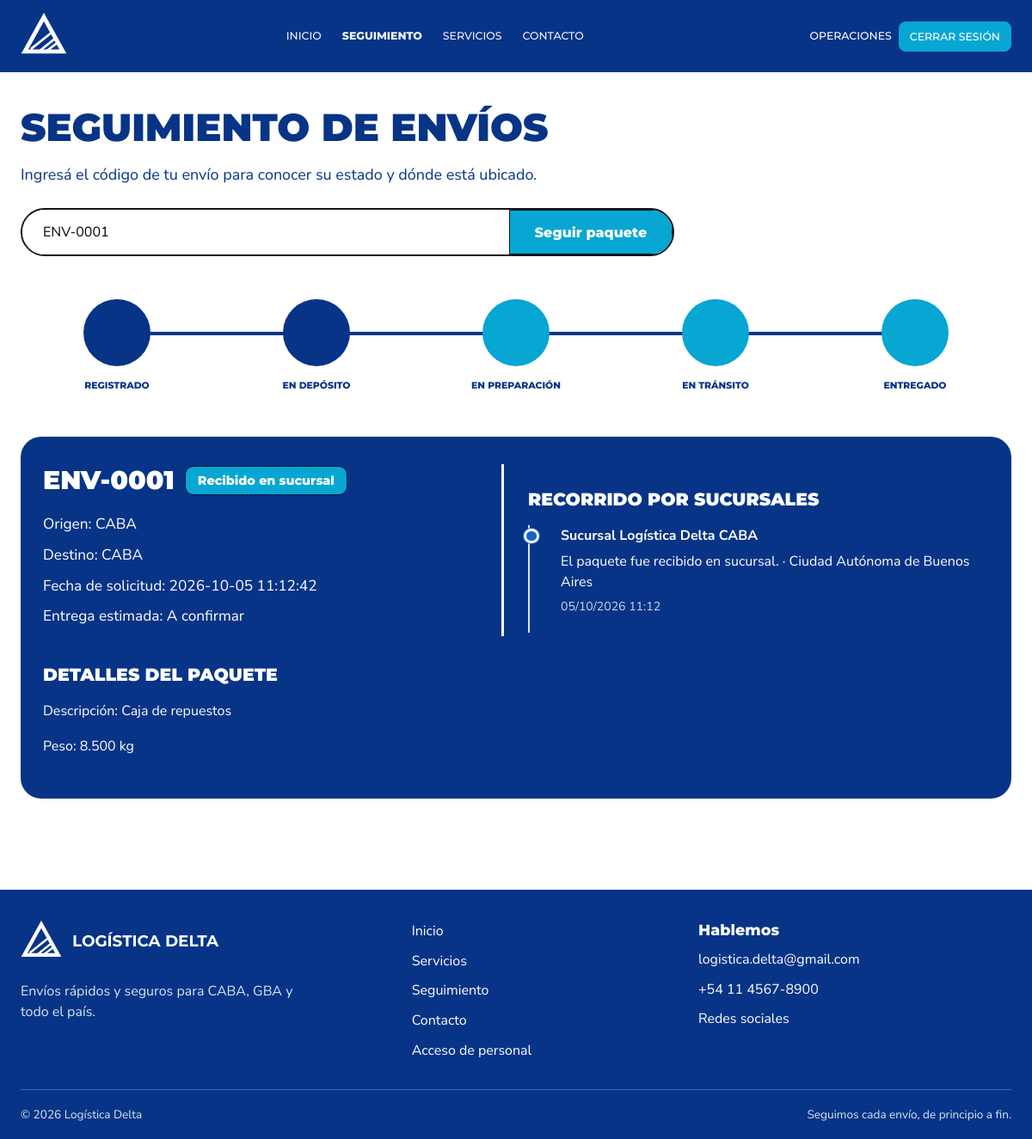
Screenshot of /seguimiento.php?codigo=ENV-0001 (signed in) with the database file from the repository.
### tables this page shows
CREATE TABLE `envios` (
  `id_envio` int(11) NOT NULL,
  `codigo_envio` varchar(20) NOT NULL,
  `id_cliente` int(11) NOT NULL,
  `id_remitente` int(11) NOT NULL,
  `id_destinatario` int(11) NOT NULL,
  `id_paquete` int(11) NOT NULL,
  `estado` enum('REGISTRADO','RECIBIDO_DEPOSITO','PREPARADO','EN_TRANSITO','EN_REPARTO','ENTREGADO','NO_ENTREGADO','DEVUELTO','EXTRAVIADO','CANCELADO') NOT NULL DEFAULT 'REGISTRADO',
  `id_zona_destino` int(11) NOT NULL,
  `id_tarifa_aplicada` int(11) DEFAULT NULL,
  `precio_final` decimal(12,2) DEFAULT NULL,
  `id_ruta` int(11) DEFAULT NULL,
  `orden_parada` int(11) DEFAULT NULL,
  `fecha_solicitud` datetime NOT NULL DEFAULT current_timestamp(),
  `fecha_entrega_estimada` date DEFAULT NULL,
  `id_usuario_registro` int(11) NOT NULL,
  `activo` tinyint(1) NOT NULL DEFAULT 1
);

CREATE TABLE `contactos` (
  `id_contacto` int(11) NOT NULL,
  `tipo` enum('REMITENTE','DESTINATARIO') NOT NULL,
  `nombre` varchar(120) NOT NULL,
  `telefono` varchar(30) DEFAULT NULL,
  `email` varchar(120) DEFAULT NULL,
  `direccion` varchar(200) NOT NULL,
  `id_zona` int(11) DEFAULT NULL,
  `id_cliente` int(11) DEFAULT NULL
);

CREATE TABLE `movimientos_seguimiento` (
  `id_movimiento` int(11) NOT NULL AUTO_INCREMENT,
  `id_envio` int(11) NOT NULL,
  `sucursal` varchar(100) NOT NULL,
  `provincia` varchar(80) NOT NULL,
  `detalle` varchar(255) NOT NULL,
  `fecha_hora` datetime NOT NULL DEFAULT current_timestamp(),
  PRIMARY KEY (`id_movimiento`),
  KEY `idx_seguimiento_envio_fecha` (`id_envio`, `fecha_hora`),
  CONSTRAINT `fk_seguimiento_envio` FOREIGN KEY (`id_envio`) REFERENCES `envios` (`id_envio`)
);

CREATE TABLE `paquetes` (
  `id_paquete` int(11) NOT NULL,
  `codigo` varchar(20) NOT NULL,
  `descripcion` varchar(255) DEFAULT NULL,
  `peso_kg` decimal(10,3) NOT NULL,
  `largo_cm` decimal(10,2) DEFAULT NULL,
  `ancho_cm` decimal(10,2) DEFAULT NULL,
  `alto_cm` decimal(10,2) DEFAULT NULL,
  `cantidad_bultos` int(11) NOT NULL DEFAULT 1,
  `tipo_mercaderia` varchar(80) NOT NULL,
  `valor_declarado` decimal(12,2) DEFAULT NULL,
  `es_fragil` tinyint(1) NOT NULL DEFAULT 0,
  `fecha_registro` datetime NOT NULL DEFAULT current_timestamp()
);

### app/helpers/funciones.php (called while the page is built, shortened)
<?php
function limpiar($valor): string
{
    return htmlspecialchars((string) $valor, ENT_QUOTES, 'UTF-8');
}
function estadoLegible(string $estado): string
{
    $estados = [
        'REGISTRADO' => 'Envío registrado', 'RECIBIDO_DEPOSITO' => 'Recibido en sucursal',
        'PREPARADO' => 'Preparado para salir', 'EN_TRANSITO' => 'En tránsito',
        'EN_REPARTO' => 'En camino a destino', 'ENTREGADO' => 'Entregado',
        'NO_ENTREGADO' => 'No se pudo entregar', 'DEVUELTO' => 'Devuelto al remitente',
        'EXTRAVIADO' => 'En revisión', 'CANCELADO' => 'Cancelado',
    ];
    return $estados[$estado] ?? 'En proceso';
}

### app/config/Conexion.php (called while the page is built)
<?php
class Conexion
{
    private string $host = 'localhost';
    private string $dbName = 'logistica_delta';
    private string $usuario = 'root';
    private string $password = '';
    private ?PDO $conexion = null;
    public function conectar(): PDO
    {
        if ($this->conexion === null) {
            $dsn = "mysql:host={$this->host};dbname={$this->dbName};charset=utf8mb4";
            $this->conexion = new PDO($dsn, $this->usuario, $this->password);
            $this->conexion->setAttribute(PDO::ATTR_ERRMODE, PDO::ERRMODE_EXCEPTION);
            $this->conexion->setAttribute(PDO::ATTR_DEFAULT_FETCH_MODE, PDO::FETCH_ASSOC);
        }
        return $this->conexion;
    }
}

### app/dao/EnvioDAO.php (called while the page is built, shortened)
<?php
require_once __DIR__ . '/../config/Conexion.php';
class EnvioDAO
{
    private PDO $db;
    public function __construct(?PDO $db = null)
    {
        $this->db = $db ?? (new Conexion())->conectar();
    }
    public function obtenerParaSeguimiento(string $codigo): ?array
    {
        $sql = "SELECT e.id_envio, e.codigo_envio, e.estado, remitente.direccion AS origen,
                       destinatario.direccion AS destino, paquete.codigo AS codigo_paquete,
                       paquete.descripcion AS descripcion_paquete, paquete.peso_kg,
                       e.fecha_solicitud, e.fecha_entrega_estimada
                FROM envios e
                INNER JOIN contactos remitente ON remitente.id_contacto = e.id_remitente
                INNER JOIN contactos destinatario ON destinatario.id_contacto = e.id_destinatario
                INNER JOIN paquetes paquete ON paquete.id_paquete = e.id_paquete
                WHERE (e.codigo_envio = :codigo_envio OR paquete.codigo = :codigo_paquete)
                  AND e.activo = 1 LIMIT 1";
        $stmt = $this->db->prepare($sql);
        $stmt->execute(['codigo_envio' => $codigo, 'codigo_paquete' => $codigo]);
        $envio = $stmt->fetch();
        return $envio ?: null;
    }
}

### app/dao/MovimientoSeguimientoDAO.php (called while the page is built, shortened)
<?php
require_once __DIR__ . '/../config/Conexion.php';
class MovimientoSeguimientoDAO
{
    private PDO $db;
    public function __construct(?PDO $db = null)
    {
        $this->db = $db ?? (new Conexion())->conectar();
    }
    public function obtenerPorEnvio(int $idEnvio): array
    {
        $stmt = $this->db->prepare("SELECT sucursal, provincia, detalle, fecha_hora
                                    FROM movimientos_seguimiento
                                    WHERE id_envio = :id_envio
                                    ORDER BY fecha_hora, id_movimiento");
        $stmt->execute(['id_envio' => $idEnvio]);
        return $stmt->fetchAll();
    }
}

### public/seguimiento.php (the view, shortened to what this page needs)
<?php
require_once __DIR__ . '/../app/helpers/funciones.php';
require_once __DIR__ . '/../app/dao/EnvioDAO.php';
require_once __DIR__ . '/../app/dao/MovimientoSeguimientoDAO.php';
$codigo = strtoupper(trim($_POST['codigo'] ?? $_GET['codigo'] ?? ''));
$envio = null;
$movimientos = [];
if ($_SERVER['REQUEST_METHOD'] === 'POST' || isset($_GET['codigo'])) {
    if (!preg_match('/^[A-Z0-9-]{4,20}$/', $codigo)) {
        $error = 'Ingresá un código válido para buscar el paquete.';
    } else {
        try {
            $envio = (new EnvioDAO())->obtenerParaSeguimiento($codigo);
            if (!$envio) {
                $error = 'No encontramos un envío con ese código. Revisá que esté bien escrito.';
            } else {
                $movimientos = (new MovimientoSeguimientoDAO())->obtenerPorEnvio((int) $envio['id_envio']);
            }
        } catch (Throwable $exception) {
            error_log($exception->getMessage());
            $error = 'No pudimos consultar el envío. Verificá que MySQL esté activo.';
        }
    }
}
$etapasPorEstado = [
    'REGISTRADO' => 0, 'RECIBIDO_DEPOSITO' => 1, 'PREPARADO' => 2,
    'EN_TRANSITO' => 3, 'EN_REPARTO' => 3, 'ENTREGADO' => 4,
    'NO_ENTREGADO' => 3, 'DEVUELTO' => 3, 'EXTRAVIADO' => 3,
];
$etapaActual = $envio ? ($etapasPorEstado[$envio['estado']] ?? -1) : -1;
?>
<!doctype html>
<html lang="es">
<head>
  <link rel="stylesheet" href="css/style.css">
</head>
<body>
  <?php include __DIR__ . '/partials/nav.php'; ?>
  <main class="contenedor pagina-seguimiento">
    <h1>Seguimiento de envíos</h1>
    <p class="bajada">Ingresá el código de tu envío para conocer su estado y dónde está ubicado.</p>
    <form class="formulario-seguimiento" method="get">
      <input name="codigo" aria-label="Código de envío" placeholder="Ej.: DEL-0001 o ENV-0001" autocomplete="off" required value="<?= limpiar($codigo) ?>">
      <button type="submit">Seguir paquete</button>
    </form>
    <?php if ($envio): ?>
      <div class="progreso-envio" aria-label="Etapas del envío">
        <?php foreach (['Registrado', 'En depósito', 'En preparación', 'En tránsito', 'Entregado'] as $indice => $etapa): ?>
          <div class="paso-progreso <?= $indice <= $etapaActual ? 'actual' : '' ?>"><span class="punto-progreso"></span><span><?= limpiar($etapa) ?></span></div>
        <?php endforeach; ?>
      </div>
      <section class="tarjeta-envio" aria-label="Detalles del envío">
        <div class="resumen-envio">
          <div class="encabezado-envio"><h2><?= limpiar($envio['codigo_envio']) ?></h2><span class="etiqueta-estado"><?= limpiar(estadoLegible($envio['estado'])) ?></span></div>
          <p>Origen: <?= limpiar($envio['origen']) ?></p>
          <p>Destino: <?= limpiar($envio['destino']) ?></p>
          <p>Fecha de solicitud: <?= limpiar($envio['fecha_solicitud']) ?></p>
          <p>Entrega estimada: <?= limpiar($envio['fecha_entrega_estimada'] ?: 'A confirmar') ?></p>
        </div>
        <div class="contenedor-recorrido">
          <h3>Recorrido por sucursales</h3>
          <ol class="recorrido-envio">
            <?php if ($movimientos): ?>
              <?php foreach ($movimientos as $movimiento): ?>
                <li class="elemento-recorrido">
                  <strong><?= limpiar($movimiento['sucursal']) ?></strong>
                  <span><?= limpiar($movimiento['detalle']) ?> · <?= limpiar($movimiento['provincia']) ?></span>
                  <time datetime="<?= limpiar($movimiento['fecha_hora']) ?>"><?= limpiar(date('d/m/Y H:i', strtotime($movimiento['fecha_hora']))) ?></time>
                </li>
              <?php endforeach; ?>
            <?php else: ?>
              <li class="elemento-recorrido">Todavía no hay sucursales registradas para este paquete.</li>
            <?php endif; ?>
          </ol>
        </div>
        <div>
          <h3>Detalles del paquete</h3>
          <p>Descripción: <?= limpiar($envio['descripcion_paquete'] ?: 'Sin descripción') ?></p>
          <p>Peso: <?= limpiar($envio['peso_kg'] ? $envio['peso_kg'] . ' kg' : 'No informado') ?></p>
        </div>
      </section>
    <?php endif; ?>
  </main>
  <?php include __DIR__ . '/partials/footer.php'; ?>
</body>
</html>

### rows the page displays
envios: codigo_envio "ENV-0001", estado "Recibido en sucursal", id_remitente.direccion "CABA", id_destinatario.direccion "CABA", fecha_solicitud "2026-10-05 11:12:42", fecha_entrega_estimada "A confirmar", id_paquete.descripcion "Caja de repuestos", id_paquete.peso_kg "8.500 kg"
movimientos_seguimiento: sucursal "Sucursal Logística Delta CABA", detalle "El paquete fue recibido en sucursal.", provincia "Ciudad Autónoma de Buenos Aires", fecha_hora "05/10/2026 11:12"

### other values shown
limpiar($etapa) "REGISTRADO"
limpiar($etapa) "EN DEPÓSITO"
limpiar($etapa) "EN PREPARACIÓN"
limpiar($etapa) "EN TRÁNSITO"
limpiar($etapa) "ENTREGADO"
